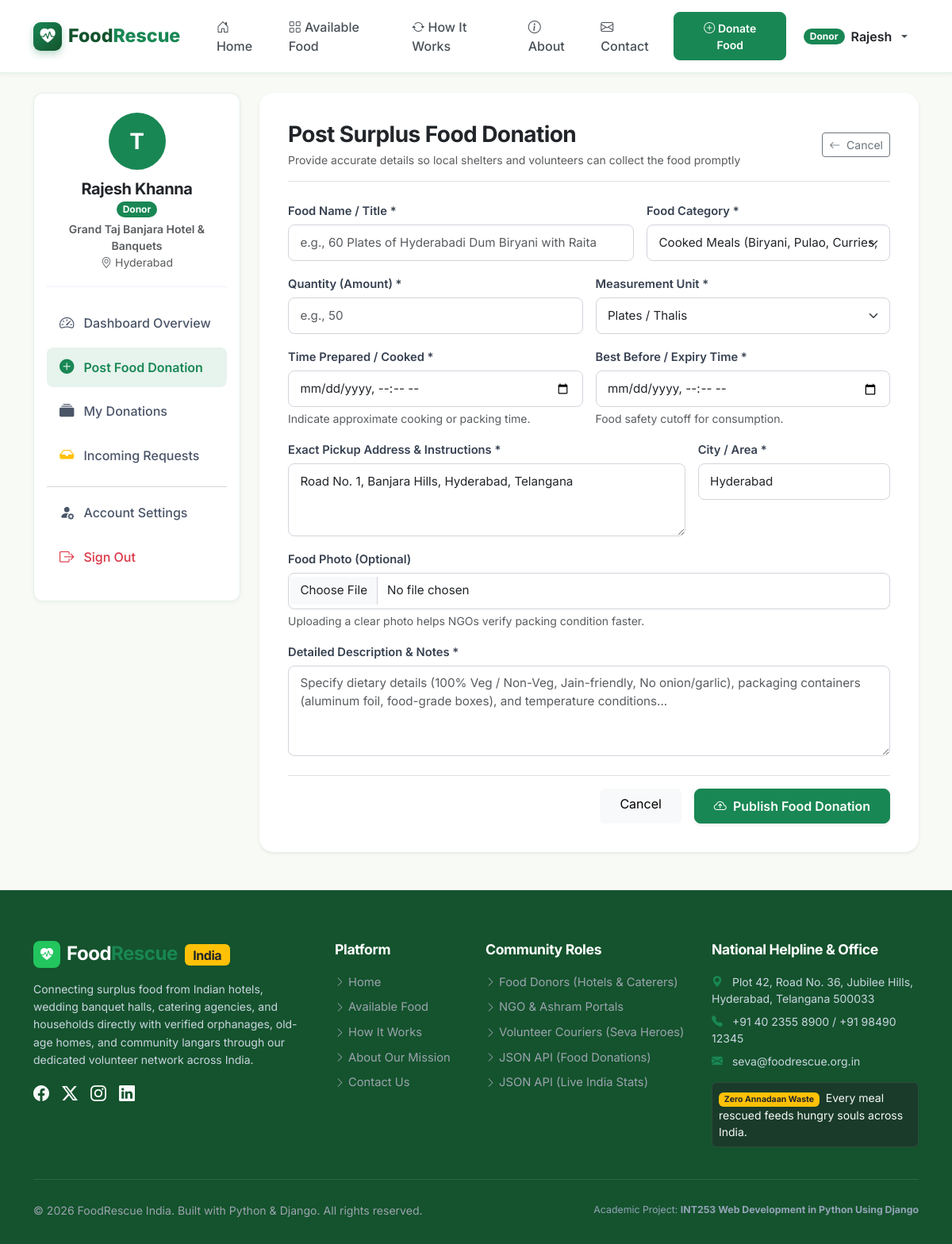
/donor/donations/create/ (signed in), run on the app's committed database.
### accounts/models.py (models this page shows, shortened)
class UserProfile(models.Model):
    ROLE_CHOICES = [
        ('Donor', 'Food Donor (Restaurant / Hotel / Banquet / Caterer)'),
        ('NGO', 'NGO / Trust / Shelter / Orphanage Receiver'),
        ('Volunteer', 'Food Rescue Volunteer (Courier / Transporter)'),
    ]
    user = models.OneToOneField(User, on_delete=models.CASCADE, related_name='profile')
    role = models.CharField(max_length=20, choices=ROLE_CHOICES, default='Donor')
    phone = models.CharField(max_length=20, blank=True, help_text="e.g., +91 98765 43210")
    organization_name = models.CharField(
        max_length=150,
        blank=True,
        help_text="Name of Restaurant, Hotel, NGO Trust, or Catering Hall"
    )
    address = models.TextField(blank=True, help_text="Plot/Flat, Street, Locality (e.g. Jubilee Hills, Road No. 10)")
    city = models.CharField(max_length=100, blank=True, default='Hyderabad')
    is_verified = models.BooleanField(
        default=False,
        help_text="Government / NGO Darpan verification status"
    )
    profile_image = models.ImageField(upload_to='profiles/', blank=True, null=True)
    created_at = models.DateTimeField(auto_now_add=True)
    updated_at = models.DateTimeField(auto_now=True)
    class Meta:
        verbose_name = 'User Profile'
        verbose_name_plural = 'User Profiles'
        ordering = ['-created_at']

### donations/views.py (the view)
# urls.py: path('donor/donations/create/', views.donor_add_donation_view, name='donor_add_donation'),
@donor_required
def donor_add_donation_view(request):
    if request.method == 'POST':
        form = DonationForm(request.POST, request.FILES)
        if form.is_valid():
            donation = form.save(commit=False)
            donation.donor = request.user
            donation.save()
            messages.success(
                request,
                f"Your food donation '{donation.food_name}' has been posted successfully! "
                "Nearby NGOs can now view and request it."
            )
            return redirect('donations:donor_my_donations')
        else:
            messages.error(request, "Please review the form errors below.")
    else:
        initial_data = {}
        if hasattr(request.user, 'profile'):
            initial_data['pickup_address'] = request.user.profile.address
            initial_data['city'] = request.user.profile.city
        form = DonationForm(initial=initial_data)
    context = {
        'form': form,
        'title': 'Post Surplus Food Donation',
    }
    return render(request, 'donations/donor_add_donation.html', context)

### templates/donations/donor_add_donation.html (shortened to what this page needs)
{% extends 'base.html' %}
{% block content %}
<div class="container dashboard-wrapper">
    <div class="row g-4">
        <div class="col-lg-3">
            {% include 'includes/dashboard_sidebar.html' with active_tab='add_donation' %}
        </div>
        <div class="col-lg-9">
            <div class="card form-card shadow-sm border-0">
                <div class="d-flex justify-content-between align-items-center mb-4 pb-3 border-bottom">
                    <div>
                        <h3 class="fw-bold text-dark mb-1">Post Surplus Food Donation</h3>
                        <p class="text-muted small mb-0">Provide accurate details so local shelters and volunteers can collect the food promptly</p>
                    </div>
                    <a href="{% url 'donations:donor_my_donations' %}" class="btn btn-outline-secondary btn-sm">
                        <i class="bi bi-arrow-left me-1"></i> Cancel
                    </a>
                </div>
                <form method="POST" enctype="multipart/form-data" novalidate>
                    <div class="row g-3 mb-3">
                        <div class="col-md-7">
                            <label class="form-label" for="{{ form.food_name.id_for_label }}">Food Name / Title *</label>
                            {{ form.food_name }}
                        </div>
                        <div class="col-md-5">
                            <label class="form-label" for="{{ form.category.id_for_label }}">Food Category *</label>
                            {{ form.category }}
                        </div>
                    </div>
                    <div class="row g-3 mb-3">
                        <div class="col-md-6">
                            <label class="form-label" for="{{ form.quantity.id_for_label }}">Quantity (Amount) *</label>
                            {{ form.quantity }}
                        </div>
                        <div class="col-md-6">
                            <label class="form-label" for="{{ form.unit.id_for_label }}">Measurement Unit *</label>
                            {{ form.unit }}
                        </div>
                    </div>
                    <div class="row g-3 mb-3">
                        <div class="col-md-6">
                            <label class="form-label" for="{{ form.prepared_at.id_for_label }}">Time Prepared / Cooked *</label>
                            {{ form.prepared_at }}
                            <div class="form-text small">Indicate approximate cooking or packing time.</div>
                        </div>
                        <div class="col-md-6">
                            <label class="form-label" for="{{ form.expiry_at.id_for_label }}">Best Before / Expiry Time *</label>
                            {{ form.expiry_at }}
                            <div class="form-text small">Food safety cutoff for consumption.</div>
                        </div>
                    </div>
                    <div class="row g-3 mb-3">
                        <div class="col-md-8">
                            <label class="form-label" for="{{ form.pickup_address.id_for_label }}">Exact Pickup Address & Instructions *</label>
                            {{ form.pickup_address }}
                        </div>
                        <div class="col-md-4">
                            <label class="form-label" for="{{ form.city.id_for_label }}">City / Area *</label>
                            {{ form.city }}
                        </div>
                    </div>
                    <div class="mb-3">
                        <label class="form-label" for="{{ form.food_image.id_for_label }}">Food Photo (Optional)</label>
                        {{ form.food_image }}
                        <div class="form-text small">Uploading a clear photo helps NGOs verify packing condition faster.</div>
                    </div>
                    <div class="mb-4">
                        <label class="form-label" for="{{ form.description.id_for_label }}">Detailed Description & Notes *</label>
                        {{ form.description }}
                    </div>
                    <div class="d-flex justify-content-end gap-3 pt-3 border-top">
                        <a href="{% url 'donations:donor_dashboard' %}" class="btn btn-light px-4">Cancel</a>
                        <button type="submit" class="btn btn-primary px-4 shadow-sm">
                            <i class="bi bi-cloud-arrow-up me-1"></i> Publish Food Donation
                        </button>
                    </div>
                </form>
            </div>
        </div>
    </div>
</div>
{% endblock %}

### templates/includes/navbar.html (shortened to what this page needs)
{% load static %}
<nav class="navbar navbar-expand-lg navbar-custom sticky-top">
    <div class="container">
        <a class="navbar-brand" href="{% url 'donations:home' %}">
            <span class="brand-icon"><i class="bi bi-heart-pulse-fill"></i></span>
            <span>Food<span class="text-success">Rescue</span></span>
        </a>
        <div class="collapse navbar-collapse" id="mainNavbar">
            <ul class="navbar-nav me-auto mb-2 mb-lg-0 ms-lg-3">
                <li class="nav-item">
                    <a class="nav-link {% if request.resolver_match.url_name == 'home' %}active{% endif %}" href="{% url 'donations:home' %}">
                        <i class="bi bi-house-door"></i> Home
                    </a>
                </li>
                <li class="nav-item">
                    <a class="nav-link {% if request.resolver_match.url_name == 'donation_list' %}active{% endif %}" href="{% url 'donations:donation_list' %}">
                        <i class="bi bi-grid"></i> Available Food
                    </a>
                </li>
                <li class="nav-item">
                    <a class="nav-link {% if request.resolver_match.url_name == 'how_it_works' %}active{% endif %}" href="{% url 'donations:how_it_works' %}">
                        <i class="bi bi-arrow-repeat"></i> How It Works
                    </a>
                </li>
                <li class="nav-item">
                    <a class="nav-link {% if request.resolver_match.url_name == 'about' %}active{% endif %}" href="{% url 'donations:about' %}">
                        <i class="bi bi-info-circle"></i> About
                    </a>
                </li>
                <li class="nav-item">
                    <a class="nav-link {% if request.resolver_match.url_name == 'contact' %}active{% endif %}" href="{% url 'donations:contact' %}">
                        <i class="bi bi-envelope"></i> Contact
                    </a>
                </li>
            </ul>
            <ul class="navbar-nav ms-auto align-items-lg-center gap-2">
                {% if user.is_authenticated %}
                    {% if is_donor %}
                        <li class="nav-item">
                            <a class="btn btn-sm btn-primary" href="{% url 'donations:donor_add_donation' %}">
                                <i class="bi bi-plus-circle"></i> Donate Food
                            </a>
                        </li>
                    {% elif is_ngo %}
                        <li class="nav-item">
                            <a class="btn btn-sm btn-accent" href="{% url 'donations:donation_list' %}">
                                <i class="bi bi-search"></i> Request Food
                            </a>
                        </li>
                    {% elif is_volunteer %}
                        <li class="nav-item">
                            <a class="btn btn-sm btn-warning text-dark" href="{% url 'requests:volunteer_deliveries' %}">
                                <i class="bi bi-bicycle"></i> Pickup Tasks
                            </a>
                        </li>
                    {% endif %}
                    <li class="nav-item dropdown">
                        <a class="nav-link dropdown-toggle d-flex align-items-center gap-2" href="#" id="userMenuDropdown" role="button" data-bs-toggle="dropdown" aria-expanded="false">
                            <span class="badge bg-success rounded-pill px-2 py-1">
                                {{ user_profile.role|default:"User" }}
                            </span>
                            <span class="fw-semibold text-dark">{{ user.first_name|default:user.username }}</span>
                        </a>
                    </li>
                {% endif %}
            </ul>
        </div>
    </div>
</nav>

### templates/includes/dashboard_sidebar.html (shortened to what this page needs)
{% load static %}
<div class="dashboard-sidebar">
    <div class="user-avatar-box">
        {% if user_profile.profile_image %}
            <img src="{{ user_profile.profile_image.url }}" alt="{{ user.username }}" class="avatar-img">
        {% else %}
            <div class="avatar-img d-inline-flex align-items-center justify-content-center bg-success text-white fs-3 fw-bold mx-auto">
                {{ user.username|slice:":1"|upper }}
            </div>
        {% endif %}
        <h5 class="mb-1 text-dark fw-bold">{{ user.get_full_name|default:user.username }}</h5>
        <div class="d-flex align-items-center justify-content-center gap-1 mb-1">
            <span class="badge
                {% if is_donor %}bg-success
                {% elif is_ngo %}bg-primary
                {% elif is_volunteer %}bg-warning text-dark
                {% else %}bg-secondary{% endif %} rounded-pill px-2.5 py-1">
                {{ user_profile.role|default:"Platform Member" }}
            </span>
        </div>
        {% if user_profile.organization_name %}
            <div class="small text-muted fw-semibold">{{ user_profile.organization_name }}</div>
        {% endif %}
        <div class="small text-muted"><i class="bi bi-geo-alt"></i> {{ user_profile.city|default:"Central City" }}</div>
    </div>
    <nav class="nav flex-column">
        {% if is_donor %}
            <a href="{% url 'donations:donor_dashboard' %}" class="sidebar-nav-link {% if active_tab == 'dashboard' %}active{% endif %}">
                <i class="bi bi-speedometer2"></i> Dashboard Overview
            </a>
            <a href="{% url 'donations:donor_add_donation' %}" class="sidebar-nav-link {% if active_tab == 'add_donation' %}active{% endif %}">
                <i class="bi bi-plus-circle-fill text-success"></i> Post Food Donation
            </a>
            <a href="{% url 'donations:donor_my_donations' %}" class="sidebar-nav-link {% if active_tab == 'my_donations' %}active{% endif %}">
                <i class="bi bi-collection-fill"></i> My Donations
            </a>
            <a href="{% url 'requests:donor_incoming_requests' %}" class="sidebar-nav-link {% if active_tab == 'incoming_requests' %}active{% endif %}">
                <i class="bi bi-inbox-fill text-warning"></i> Incoming Requests
            </a>
        {% endif %}
        <hr class="my-2 text-muted">
        <a href="{% url 'accounts:profile' %}" class="sidebar-nav-link {% if active_tab == 'profile' %}active{% endif %}">
            <i class="bi bi-person-fill-gear"></i> Account Settings
        </a>
        <a href="{% url 'accounts:logout' %}" class="sidebar-nav-link text-danger">
            <i class="bi bi-box-arrow-right"></i> Sign Out
        </a>
    </nav>
</div>

### data on the page
UserProfile: role "Donor", organization_name "Grand Taj Banjara Hotel & Banquets", city "Hyderabad"

### other printed values
{{ user.first_name|default:user.username }} "Rajesh"
{{ user.username|slice:":1"|upper }} "T"
{{ user.get_full_name|default:user.username }} "Rajesh Khanna"
